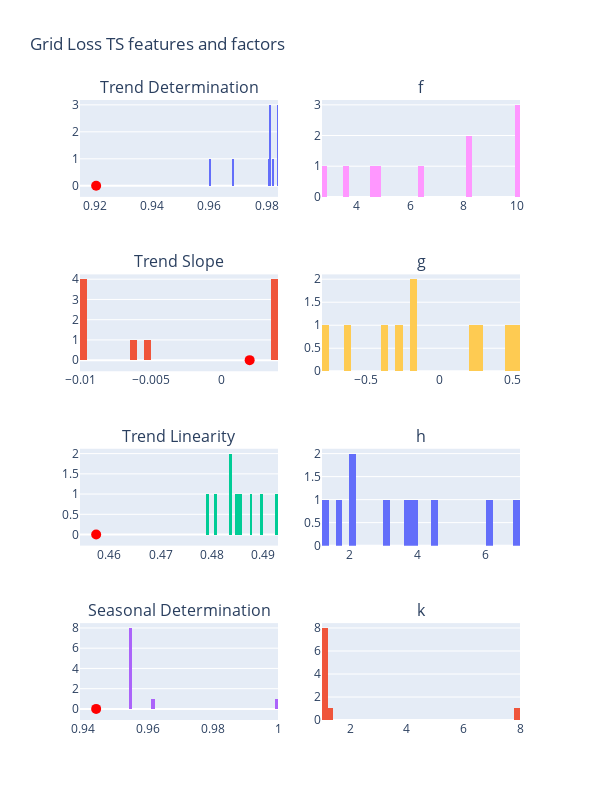

The code cell stored with this chart in its notebook:
### Code cell
fig = make_subplots(rows=4, cols=2, subplot_titles=("Trend Determination", "f", "Trend Slope", "g", "Trend Linearity", "h", "Seasonal Determination", "k"))
# Feature distributions
fig.add_trace(go.Histogram(x=grid_loss_trend_determination, nbinsx=50), row=1, col=1)
fig.add_trace(go.Histogram(x=grid_loss_trend_slope, nbinsx=50), row=2, col=1)
fig.add_trace(go.Histogram(x=grid_loss_trend_linearity, nbinsx=50), row=3, col=1)
fig.add_trace(go.Histogram(x=grid_loss_seasonal_determination, nbinsx=50), row=4, col=1)
# Original feature values
fig.add_trace(go.Scatter(x=[start_features[grid_loss_index][trend_det_index]], mode="markers", marker=dict(color="red", size=10), name='Original Trend Det'), row=1, col=1)
fig.add_trace(go.Scatter(x=[start_features[grid_loss_index][trend_slope_index]], mode='markers', marker=dict(color="red", size=10), name='Original Trend Slope'), row=2, col=1)
fig.add_trace(go.Scatter(x=[start_features[grid_loss_index][trend_linearity_index]], mode='markers', marker=dict(color="red", size=10), name='Original Trend Linearity'), row=3, col=1)
fig.add_trace(go.Scatter(x=[start_features[grid_loss_index][seasonal_det_index]], mode='markers', marker=dict(color="red", size=10), name='Original Seasonal Det'), row=4, col=1)
# Factor distributions
fig.add_trace(go.Histogram(x=grid_loss_factors_f, nbinsx=50), row=1, col=2)
fig.add_trace(go.Histogram(x=grid_loss_factors_g, nbinsx=50), row=2, col=2)
fig.add_trace(go.Histogram(x=grid_loss_factors_h, nbinsx=50), row=3, col=2)
fig.add_trace(go.Histogram(x=grid_loss_factors_k, nbinsx=50), row=4, col=2)
fig.update_layout(height=800, width=600, title_text="Grid Loss TS features and factors", showlegend=False)
fig.show()

### Figure 1 — Plotly figure (JSON) as saved in the notebook; plotly's stock layout.template omitted (floating-point values rounded to 4 significant figures)
{"data": [{"nbinsx": 50, "type": "histogram", "x": [0.9825, 0.9836, 0.9601, 0.9837, 0.9811, 0.981, 0.9837, 0.9815, 0.9684, 0.9809], "xaxis": "x", "yaxis": "y"}, {"nbinsx": 50, "type": "histogram", "x": [0.003799, 0.003887, -0.005207, 0.003913, -0.009657, -0.009756, 0.00388, -0.0099, -0.006265, -0.009807], "xaxis": "x3", "yaxis": "y3"}, {"nbinsx": 50, "type": "histogram", "x": [0.4852, 0.4835, 0.4848, 0.4898, 0.481, 0.4879, 0.4792, 0.484, 0.4858, 0.4929], "xaxis": "x5", "yaxis": "y5"}, {"nbinsx": 50, "type": "histogram", "x": [0.955, 0.9619, 0.9991, 0.955, 0.955, 0.955, 0.955, 0.955, 0.955, 0.955], "xaxis": "x7", "yaxis": "y7"}, {"marker": {"color": "red", "size": 10}, "mode": "markers", "name": "Original Trend Det", "type": "scatter", "x": [0.9204], "xaxis": "x", "yaxis": "y"}, {"marker": {"color": "red", "size": 10}, "mode": "markers", "name": "Original Trend Slope", "type": "scatter", "x": [0.001996], "xaxis": "x3", "yaxis": "y3"}, {"marker": {"color": "red", "size": 10}, "mode": "markers", "name": "Original Trend Linearity", "type": "scatter", "x": [0.4574], "xaxis": "x5", "yaxis": "y5"}, {"marker": {"color": "red", "size": 10}, "mode": "markers", "name": "Original Seasonal Det", "type": "scatter", "x": [0.944], "xaxis": "x7", "yaxis": "y7"}, {"nbinsx": 50, "type": "histogram", "x": [10, 4.854, 10, 8.285, 8.184, 3.643, 4.652, 2.835, 10, 6.367], "xaxis": "x2", "yaxis": "y2"}, {"nbinsx": 50, "type": "histogram", "x": [0.2323, 0.4949, -0.1515, 0.2929, -0.2727, -0.6162, 0.5152, -0.798, -0.1717, -0.3535], "xaxis": "x4", "yaxis": "y4"}, {"nbinsx": 50, "type": "histogram", "x": [4.551, 2.129, 6.973, 3.643, 3.845, 1.725, 2.028, 1.322, 6.165, 3.037], "xaxis": "x6", "yaxis": "y6"}, {"nbinsx": 50, "type": "histogram", "x": [1.12, 1.221, 7.982, 1.12, 1.12, 1.12, 1.12, 1.12, 1.12, 1.12], "xaxis": "x8", "yaxis": "y8"}], "layout": {"annotations": [{"font": {"size": 16}, "showarrow": false, "text": "Trend Determination", "x": 0.225, "xanchor": "center", "xref": "paper", "y": 1, "yanchor": "bottom", "yref": "paper"}, {"font": {"size": 16}, "showarrow": false, "text": "f", "x": 0.775, "xanchor": "center", "xref": "paper", "y": 1, "yanchor": "bottom", "yref": "paper"}, {"font": {"size": 16}, "showarrow": false, "text": "Trend Slope", "x": 0.225, "xanchor": "center", "xref": "paper", "y": 0.7188, "yanchor": "bottom", "yref": "paper"}, {"font": {"size": 16}, "showarrow": false, "text": "g", "x": 0.775, "xanchor": "center", "xref": "paper", "y": 0.7188, "yanchor": "bottom", "yref": "paper"}, {"font": {"size": 16}, "showarrow": false, "text": "Trend Linearity", "x": 0.225, "xanchor": "center", "xref": "paper", "y": 0.4375, "yanchor": "bottom", "yref": "paper"}, {"font": {"size": 16}, "showarrow": false, "text": "h", "x": 0.775, "xanchor": "center", "xref": "paper", "y": 0.4375, "yanchor": "bottom", "yref": "paper"}, {"font": {"size": 16}, "showarrow": false, "text": "Seasonal Determination", "x": 0.225, "xanchor": "center", "xref": "paper", "y": 0.1562, "yanchor": "bottom", "yref": "paper"}, {"font": {"size": 16}, "showarrow": false, "text": "k", "x": 0.775, "xanchor": "center", "xref": "paper", "y": 0.1562, "yanchor": "bottom", "yref": "paper"}], "height": 800, "showlegend": false, "title": {"text": "Grid Loss TS features and factors"}, "width": 600, "xaxis": {"anchor": "y", "domain": [0, 0.45]}, "xaxis2": {"anchor": "y2", "domain": [0.55, 1]}, "xaxis3": {"anchor": "y3", "domain": [0, 0.45]}, "xaxis4": {"anchor": "y4", "domain": [0.55, 1]}, "xaxis5": {"anchor": "y5", "domain": [0, 0.45]}, "xaxis6": {"anchor": "y6", "domain": [0.55, 1]}, "xaxis7": {"anchor": "y7", "domain": [0, 0.45]}, "xaxis8": {"anchor": "y8", "domain": [0.55, 1]}, "yaxis": {"anchor": "x", "domain": [0.8438, 1]}, "yaxis2": {"anchor": "x2", "domain": [0.8438, 1]}, "yaxis3": {"anchor": "x3", "domain": [0.5625, 0.7188]}, "yaxis4": {"anchor": "x4", "domain": [0.5625, 0.7188]}, "yaxis5": {"anchor": "x5", "domain": [0.2812, 0.4375]}, "yaxis6": {"anchor": "x6", "domain": [0.2812, 0.4375]}, "yaxis7": {"anchor": "x7", "domain": [0, 0.1562]}, "yaxis8": {"anchor": "x8", "domain": [0, 0.1562]}}}
